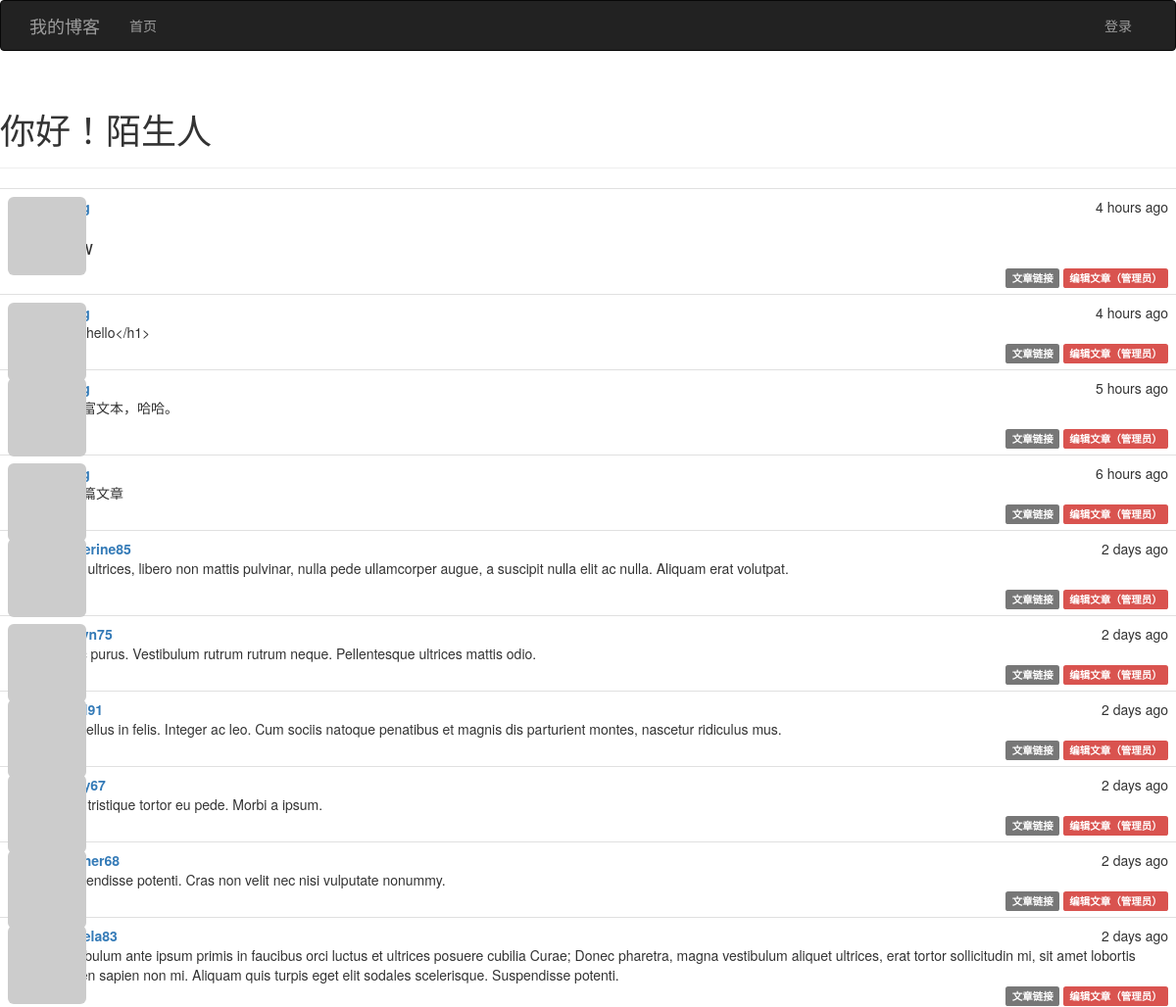
Before: / (upper part) with the older database file.
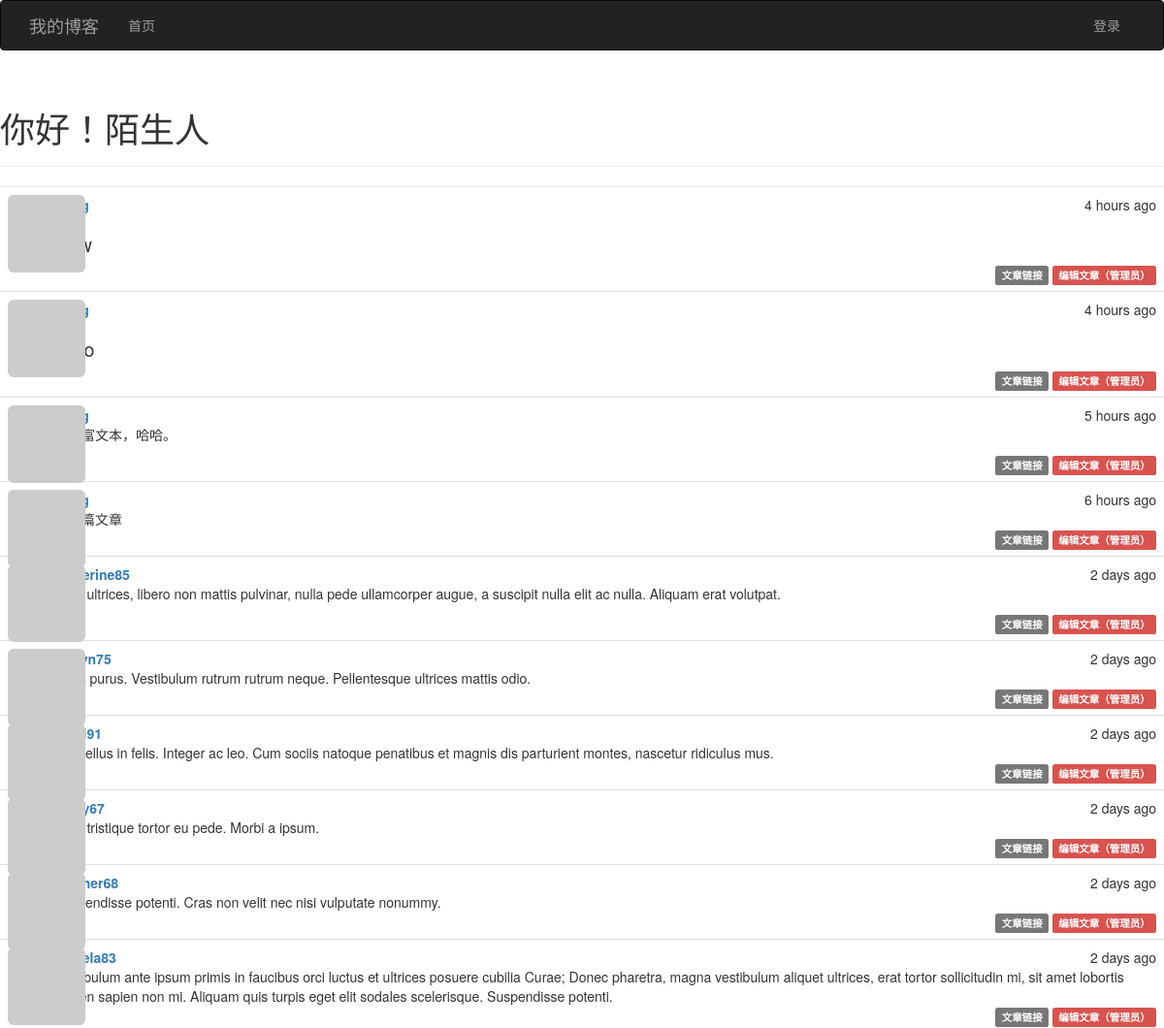
After: the same page with the newer database file.
### app/models.py (models this page shows, shortened)
class Post(db.Model):
    __tablename__ = 'posts'
    id = db.Column(db.Integer, primary_key=True)
    body = db.Column(db.Text)
    body_html = db.Column(db.Text)
    timestamp = db.Column(db.DateTime, index=True, default=datetime.utcnow)
    author_id = db.Column(db.Integer, db.ForeignKey('users.id'))

### app/main/views.py (the view)
@main.route('/', methods=['GET', 'POST'])
def index():
    form = PostForm()
    if current_user.can(Permission.WRITE_ARTICLES) and form.validate_on_submit():
        post = Post(body=form.body.data,
                    author=current_user._get_current_object())
        db.session.add(post)
        return redirect(url_for('.index'))
    page = request.args.get('page', 1, type=int)
    pagination = Post.query.order_by(Post.timestamp.desc()).paginate(
        page, per_page=current_app.config['MYBLOG_POSTS_PER_PAGE'],
        error_out=False)
    posts = pagination.items
    return render_template('index.html', form=form, posts=posts,
                           pagination=pagination)

### app/auth/views.py (called while the page is built)
@auth.before_app_request
def before_request():
    if current_user.is_authenticated:
        current_user.ping()
        if not current_user.confirmed \
            and request.endpoint \
            and request.endpoint[:5] != 'auth.' \
            and request.endpoint != 'static':
            return redirect(url_for('auth.unconfirmed'))

### app/main/__init__.py (called while the page is built)
@main.app_context_processor
def inject_permissions():
    return dict(Permission=Permission)

### app/models.py (called while the page is built)
    def gravatar(self, size=100, default='identicon', rating='g'):
        if request.is_secure:
            url = 'http://secure.gravatar.com/avatar'
        else:
            url = 'http://www.gravatar.com/avatar'
        hash = self.avatar_hash or hashlib.md5(
            self.email.encode('utf-8')).hexdigest()
        return '{url}/{hash}?s={size}&d={default}&r={rating}'.format(
            url=url, hash=hash, size=size, default=default, rating=rating)

    def can(self, permissions):
        return False

### app/templates/index.html (shortened to what this page needs)
{% extends "base.html" %}
{% import "bootstrap/wtf.html" as wtf %}
{% import "_macros.html" as macros %}
{% block page_content %}
<div class="page-header">
    <h1>你好！{% if current_user.is_authenticated %}{{ current_user.username }}{% else %}陌生人{% endif %}</h1>
</div>
{% include '_posts.html' %}
{% endblock %}

### app/templates/_posts.html
<ul class="posts">
    {% for post in posts %}
    <li class="post">
        <div class="profile-thumbnail">
            <a href="{{ url_for('.user', username=post.author.username) }}">
                <img class="img-rounded profile-thumbnail" src="{{ post.author.gravatar(size=40) }}">
            </a>
        </div>
        <div class="post-content">
            <div class="post-date">{{ moment(post.timestamp).fromNow() }}</div>
            <div class="post-author">
                <a href="{{ url_for('.user', username=post.author.username) }}">
                    {{ post.author.username }}
                </a>
            </div>
            <div class="post-body">
                {% if post.body_html %}
                {{ post.body_html | safe }}
                {% else %}
                {{ post.body }}
                {% endif %}
            </div>
            <div class="post-footer">
                <a href="{{ url_for('.post', id=post.id) }}">
                    <span class="label label-default">文章链接</span>
                </a>
                {% if current_user == post.author %}
                <a href="{{ url_for('.edit', id=post.id) }}">
                    <span class="label label-primary">编辑文章</span>
                </a>
                {% elif current_user.is_administrator %}
                <a href="{{ url_for('.edit', id=post.id) }}">
                    <span class="label label-danger">编辑文章（管理员）</span>
                </a>
                {% endif %}
            </div>
        </div>
    </li>
    {% endfor %}
</ul>

Changed rows visible on the page:
changed Post (number 2 of 10 on the later page): body_html empty → "<h1>hello</h1>" (drawn); body "<h1>hello</h1>" → (not shown)
